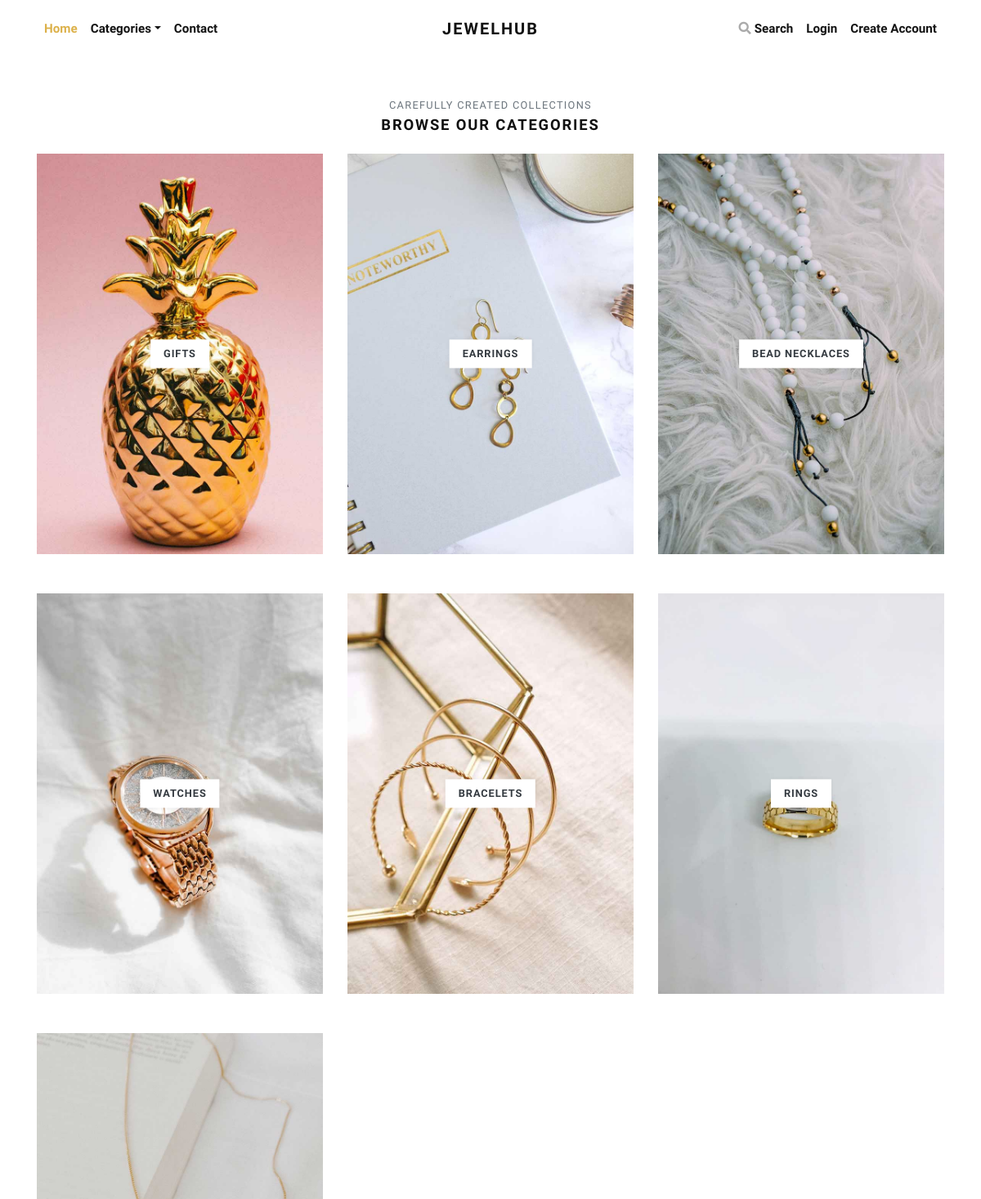
The page /categories/ (upper part) on the database as committed earlier.
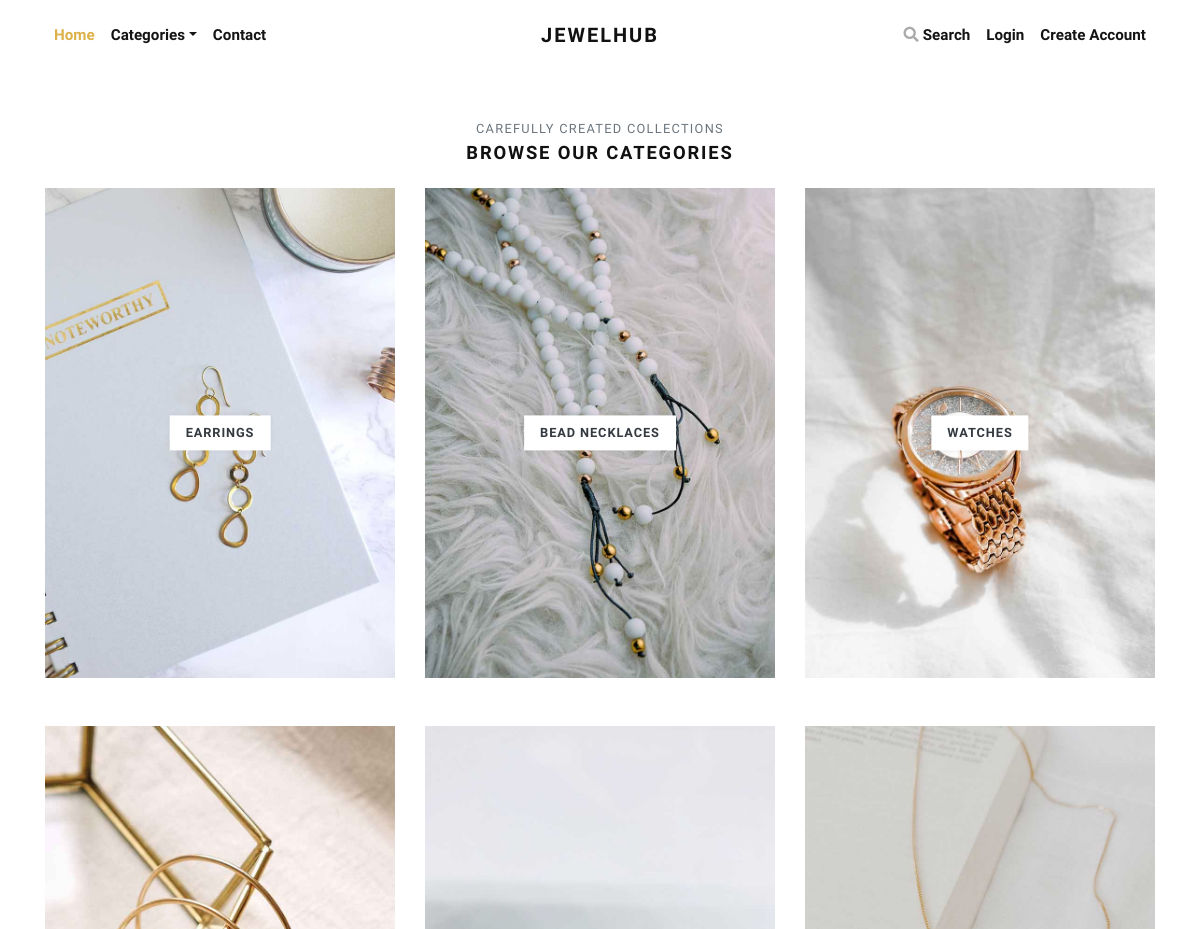
The same page on the database as committed later.
### store/models.py (models this page shows, shortened)
class Category(models.Model):
    title = models.CharField(max_length=50, verbose_name="Category Title")
    slug = models.SlugField(max_length=55, verbose_name="Category Slug")
    description = models.TextField(blank=True, verbose_name="Category Description")
    category_image = models.ImageField(upload_to='category', blank=True, null=True, verbose_name="Category Image")
    is_active = models.BooleanField(verbose_name="Is Active?")
    is_featured = models.BooleanField(verbose_name="Is Featured?")
    created_at = models.DateTimeField(auto_now_add=True, verbose_name="Created Date")
    updated_at = models.DateTimeField(auto_now=True, verbose_name="Updated Date")
    class Meta:
        verbose_name_plural = 'Categories'
        ordering = ('-created_at', )

### store/views.py (the view)
# urls.py: path('categories/', views.all_categories, name="all-categories"),
def all_categories(request):
    categories = Category.objects.filter(is_active=True)
    return render(request, 'store/categories.html', {'categories':categories})

### store/context_preprocessors.py (called while the page is built)
def store_menu(request):
    categories = Category.objects.filter(is_active=True)
    context = {
        'categories_menu': categories,
    }
    return context

def cart_menu(request):
    if request.user.is_authenticated:
        cart_items= Cart.objects.filter(user=request.user)
        context = {
            'cart_items': cart_items,
        }
    else:
        context = {}
    return context

### templates/store/categories.html (shortened to what this page needs)
{% extends 'base.html' %}
{% load static %}
      {% block content %}
      <div class="container">
        <section class="pt-5">
          <header class="text-center">
            <p class="small text-muted small text-uppercase mb-1">Carefully created collections</p>
            <h2 class="h5 text-uppercase mb-4">Browse our categories</h2>
          </header>
          <div class="row">
          {% if categories %}
            {% for category in categories %}
              <div class="col-md-4 mb-4 mb-md-5">
                <a class="category-item" href="{% url 'store:category-products' category.slug %}">
                  <strong class="category-item-title">{{ category.title }}</strong>
                </a>
              </div>
            {% endfor %}
          {% endif %}
          </div>
        </section>
      </div>
      {% endblock content %}

Rows that differ between the two databases and show on the page:
no longer on this page (row edited): Category: title "GIFTS"
no longer on this page (row unchanged): Category: title "BRACELETS"
no longer on this page (row unchanged): Category: title "RINGS"
